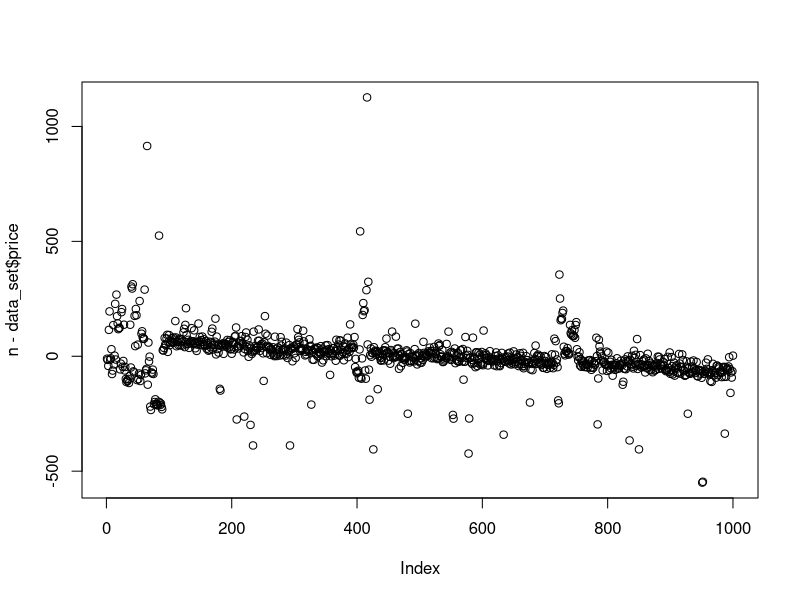
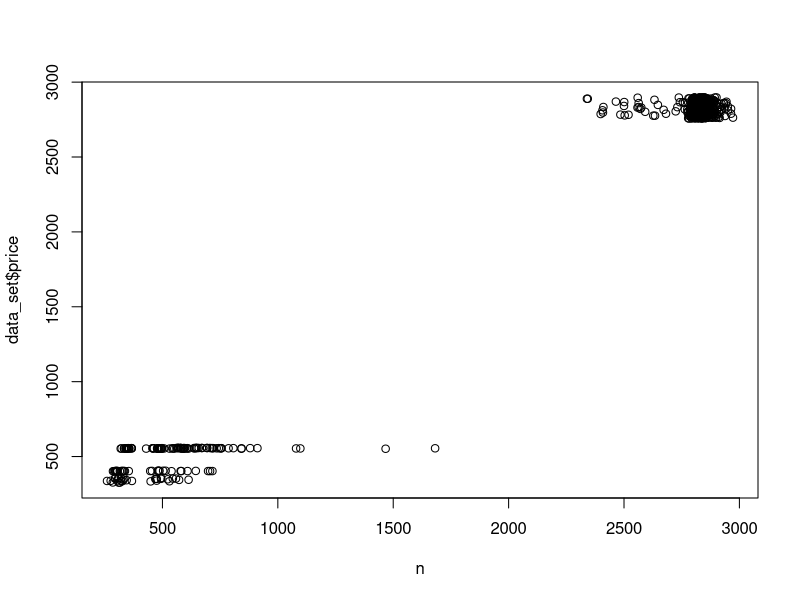
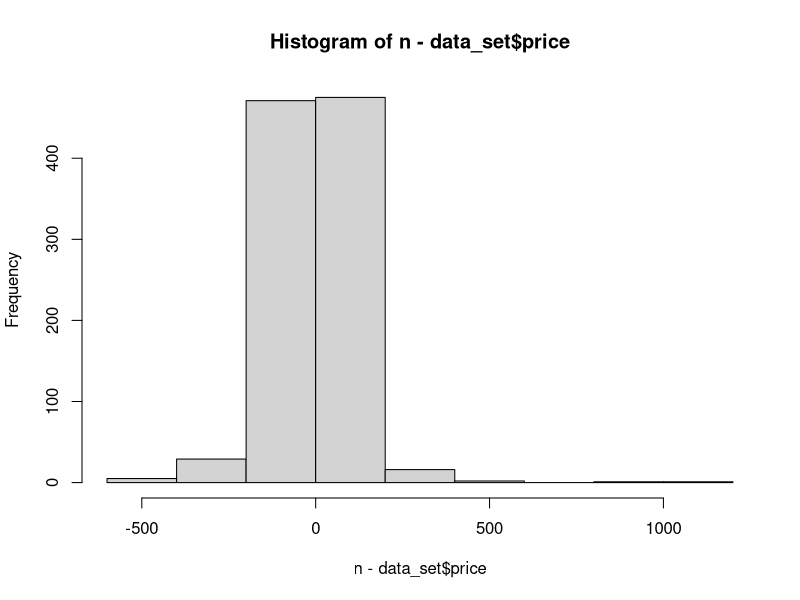
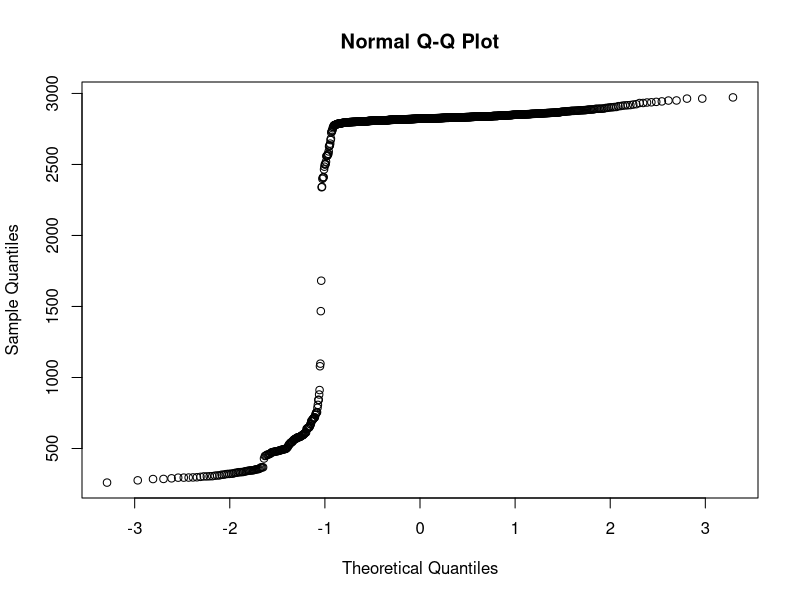
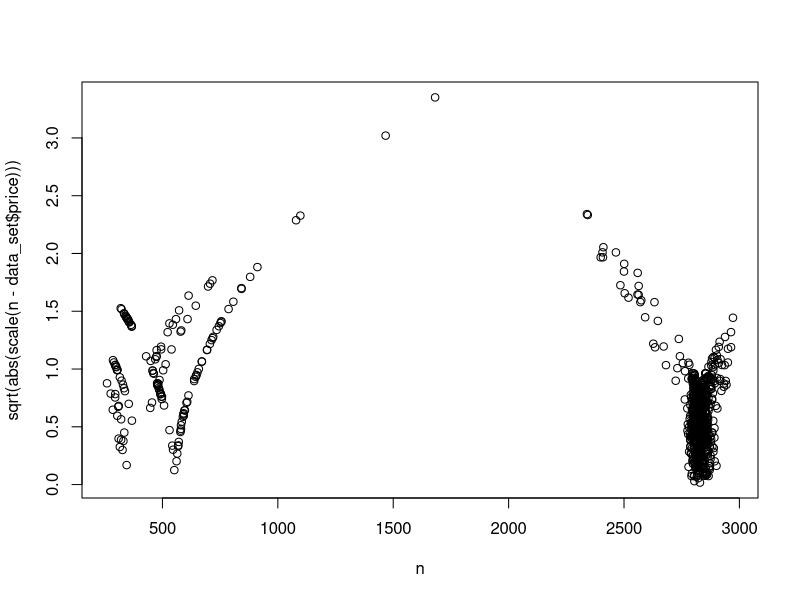

R code for these plots, in order: (Note: this script raises an error after producing the figures.)
# Fit lowess
library(splines)
library(foreach)
library(gam)
library(lattice)
library(ggplot2)
library(caret)

# crashes when I uncomment the tuneGrid = tuneGrid line. Maybe impossible values?
Set_seed_seed <- 100
data_set <- diamonds[, c(1, 5, 6, 7, 8, 9, 10)]
data_set <- data_set[1:1000,]
formula <- price ~ carat + depth + table + x + y + z
training_control <- trainControl(method = "cv", allowParallel = FALSE)
tune_grid <- expand.grid(span = seq(0.1, 0.9, length = 9), degree = seq(1, 2, length = 2))
set.seed(Set_seed_seed)
GAM_model <- train(formula,
                      data = data_set,
                      method = "gamLoess", 
                      # tuneGrid = tune_grid
                      trControl = training_control
                   )

# http://topepo.github.io/caret/Generalized_Additive_Model.html
# Tuning Parameters: span (Span), degree (Degree)

########################################################
# Regression diagnostics
n <- predict(GAM_model, data_set)
# Tuning Parameters: span (Span), degree (Degree)
# tuneGrid <- expand.grid(ncomp = 1:(ncol(data_set_train) - 2))

# Residuals vs order
plot(n - data_set$price)
# Predicted vs fitted values
plot(n, data_set$price)
# Residuals vs features
cor(n - data_set$price, data_set[, -grep("price", colnames(data_set))])
# Predicted vs feature
cor(n, data_set[, -grep("price", colnames(data_set))])
# Residual distribution
hist(n - data_set$price)
qqnorm(n)
# Scale location (sqrt of standardize residuals vs fitted values)
plot(x = n, y = sqrt(abs(scale(n - data_set$price))))

mat_x <- as.matrix(data_set[, -grep("price", colnames(data_set))])
hat_x <- mat_x %*% ginv( t(mat_x) %*% mat_x) %*% t(mat_x)
diag_hat <- diag(hat_x)
D <- (n - data_set$price) * diag_hat/(1 - (diag_hat %*% diag_hat))
plot(D)
hist(D)
qqnorm(D)
plot(n - data_set$price)


###################################################
# Blog postings
# http://freakonometrics.hypotheses.org/20002
library(ggplot2)
n <- 500
set.seed(1)
X <- rnorm(n)
ma <- 10 - (X + 1.5) ^ 2*2
mb <- -10 + (X - 1.5) ^ 2*2
M <- cbind(ma,mb)
set.seed(1)
Z <- sample(1:2,size = n,replace = TRUE)
Y <- ma*(Z == 1) + mb*(Z == 2) + rnorm(n)*5
df <- data.frame(Z = as.factor(Z),X,Y)
p <- ggplot(data = df, aes(x = X, y = Y, color = Z))
p <- p + geom_point()
p
df1 = training = df[1:300,]
df2 = testing  = df[301:500,]
library(rpart)
fit = rpart(Z ~ X + Y, data = df1)
pred = function(x,y) predict(fit,newdata = data.frame(X = x,Y = y))[,1]
vx = seq(-3,3,length = 101)
vy = seq(-25,25,length = 101)

z = NULL
for (i in 1:length(vx)) {
  for (j in 1:length(vy)) {
    z_pred <- pred(vx[i],vy[j])
    new_row <- cbind(vx[i],vy[j], z_pred)
    z <- rbind(z, new_row)
  }
}
z <- as.data.frame(z)
colnames(z) <- c("vx", "vy", "pred_z")

p <- ggplot()
p <- p + geom_tile(data = z, aes(x = vx, y = vy, color = pred_z))
p <- p + geom_point(data = df, aes(x = X, y = Y, fill = Z, shape = Z),
                    pch = 21, size = 5, colour = NA)
p
